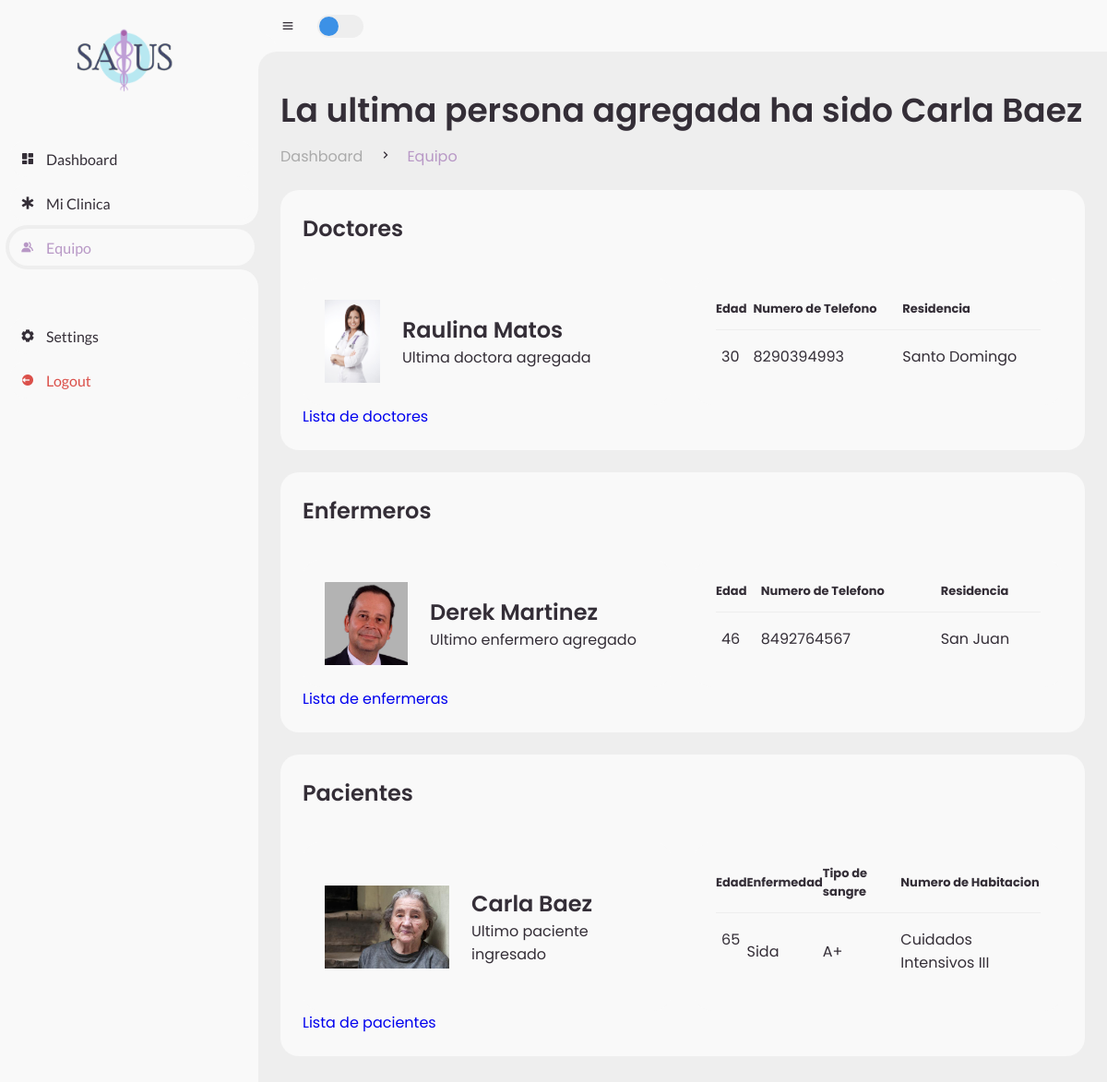
/salusApp/dashboard/equipo (signed in), run on the app's committed database.
### salusApp/models.py (models this page shows)
class Person(models.Model):
    first_name = models.CharField("Person's first name", max_length=30)
    last_name = models.CharField("Person's last name",max_length=30)
    photo = models.ImageField(blank=True, null=False, upload_to='salusApp/static/media/')
    age = models.IntegerField("Person's age")
    address = models.CharField("Person's address", max_length=100)
    sexoChoices = [
        ('M', "Masculino"),
        ('F', "Femenino")
    ]
    sex = models.CharField("Person's sex", choices=sexoChoices, max_length=1)
    phone = models.CharField("Person's phone", max_length=15)
    idNumber = models.CharField("Person's id", max_length=10) #Cedula
    isDoctor = models.BooleanField("Is this Person a doctor?")
    isNurse = models.BooleanField("Is this Person a nurse?")

class Patient(models.Model):
    person = models.ForeignKey(Person, on_delete=models.CASCADE)
    nurse = models.ForeignKey(Person, on_delete=models.DO_NOTHING, related_name="nurse")
    doctor = models.ForeignKey(Person, on_delete=models.DO_NOTHING, related_name="doctor")
    room = models.ForeignKey(Room, on_delete=models.DO_NOTHING)
    first_nameReference = models.CharField("Reference Person's first name", max_length=15)
    last_nameReference = models.CharField("Reference Person's last name", max_length=15)
    KinshipChoices = [
        ('H', "Esposo"), #H -> Husband
        ('A', "Amigo"),
        ('F', "Familiar")
    ]
    kinshipReference = models.CharField("Reference Person's kinshipness", choices=KinshipChoices, max_length=1)
    phone_reference = models.CharField("Reference person's phone number", max_length=15)
    bmi = models.FloatField("Person's BMI") #IMC
    weight_in_pounds = models.FloatField("Perons's Weight")
    height_in_meters = models.FloatField("Perons's Height")
    bloodTypes = [
        ('O+', 'O Positivo'),
        ('O-', 'O Negativo'),
        ('A+', 'A Positivo'),
        ('A-', 'A Negativo'),
        ('B+', 'B Positivo'),
        ('B-', 'B Negativo'),
        ('AB+','AB Positivo'),
        ('AB-','AB Negativo')
    ]
    bloodType = models.CharField(choices=bloodTypes, max_length=3)
    ars = models.CharField("Person's ARS type", max_length=15)
    join_date = models.DateField("Person's joining date")
    illness = models.CharField("Persons's illness", max_length=50)
    hospitalizationChoices = [
        ('U', "Urgente"),
        ('P', "Programado"),
        ('I', "Intrahospitalario")
    ]
    hospitalization = models.CharField("Patient's type of hospitalization", max_length=1, choices=hospitalizationChoices)

class Room(models.Model):
    roomName = models.CharField(max_length=30)
    isAvailable = models.BooleanField(default=True)

### salusApp/views.py (the view)
# urls.py: path('dashboard/equipo', views.dashboard_equipo, name='equipo'),
@login_required()
def dashboard_equipo(request):
    personas =  Person.objects.all()
    ultima_persona = personas[len(personas)-1] if personas else None
    nurses = Person.objects.filter(isNurse=True)
    ultima_nurse = nurses[len(nurses)-1] if nurses else None
    doctors = Person.objects.filter(isDoctor=True)
    ultimo_doc = doctors[len(doctors)-1] if doctors else None
    patients = Patient.objects.all()
    ultimo_paciente = patients[len(patients)-1] if patients else None
    context = {
        "nurse":ultima_nurse,
        "persona":ultima_persona,
        "doc":ultimo_doc,
        "paciente":ultimo_paciente
               }
    return render(request, 'salusApp/dashboard-equipo.html', context)

### salusApp/templates/salusApp/dashboard-equipo.html
{% extends 'salusApp/dashboard_base.html' %}
{% load static %}
{% block content %}
        <main>
            <div class="head-title">
                <div class="left">
                    {% if not persona %}
                    <h1>Parece que todos estan de vacaciones!</h1>
                    {% else %}
                    <h1>La ultima persona agregada ha sido {{ persona.first_name }} {{ persona.last_name }}</h1>
                    {% endif %}
                    <ul class="breadcrumb">
                        <li>
                            <a href="#">Dashboard</a>
                        </li>
                        <li><i class='bx bx-chevron-right'></i></li>
                        <li>
                            <a class="active" href="{% url 'equipo' %}">Equipo</a>
                        </li>
                    </ul>
                </div>
            </div>
            <div class="table-data">
                <div class="order">
                    <div class="head">
                        <h3>Doctores</h3>
                    </div>
                    {% if doc %}
                    <ul class="box-info">
                        <li>
                            <img src="{% static doc.photo.url %}" style="height: 90px;">
                            <span class="text">
                                <h3>{{doc.first_name}} {{doc.last_name}}</h3>
                                {% if doc.sex == 'M' %}
                                <p>Ultimo doctor agregado</p>
                                {% elif doc.sex == 'F' %}
                                <p>Ultima doctora agregada</p>
                                {% endif %}
                            </span>
                        </li>
                        <li>
                            <table>
                                <thead>
                                    <tr>
                                        <th>Edad</th>
                                        <th>Numero de Telefono</th>
                                        <th>Residencia</th>
                                    </tr>
                                </thead>
                                <tbody>
                                    <tr>
                                        <td>
                                            <p>{{doc.age}}</p>
                                        </td>
                                        <td>{{doc.phone}}</td>
                                        <td><span>{{doc.address}}</span></td>
                                    </tr>
                                </tbody>
                            </table>
                        </li>
                    </ul>
                    <a href="{% url 'doctores' %}">Lista de doctores</a>
                    {% else %}
                    <a href="{% url 'doctores-add' %}">Añadir doctor</a>
                    {% endif %}
                </div>
            </div>
            <div class="table-data">
                <div class="order">
                    <div class="head">
                        <h3>Enfermeros</h3>
                    </div>
                    {% if nurse %}
                    <ul class="box-info">
                        <li>
                            <img src="{% static nurse.photo.url %}" style="height: 90px;">
                            <span class="text">
                                <h3>{{nurse.first_name}} {{nurse.last_name}}</h3>
                                {% if nurse.sex == 'F' %}
                                    <p>Ultima enfermera agregada</p>
                                {% elif nurse.sex == 'M' %}
                                    <p>Ultimo enfermero agregado</p>
                                {% endif %}
                            </span>
                        </li>
                        <li>
                            <table>
                                <thead>
                                    <tr>
                                        <th>Edad</th>
                                        <th>Numero de Telefono</th>
                                        <th>Residencia</th>
                                    </tr>
                                </thead>
                                <tbody>
                                    <tr>
                                        <td>
                                            <p>{{nurse.age}}</p>
                                        </td>
                                        <td>{{nurse.phone}}</td>
                                        <td><span>{{nurse.address}}</span></td>
                                    </tr>
                                </tbody>
                            </table>
                        </li>
                    </ul>
                    <a href="{% url 'enfermeros' %}">Lista de enfermeras</a>
                    {% else %}
                    <a href="{% url 'enfermeros-add' %}">Añadir enfermero</a>
                    {% endif %}
                </div>
            </div>
            <div class="table-data">
                <div class="order">
                    <div class="head">
                        <h3>Pacientes</h3>
                    </div>
                    {% if paciente %}
                    <ul class="box-info">
                        <li>
                            <img src="{% static paciente.person.photo.url %}" style="height: 90px;">
                            <span class="text">
                                <h3>{{paciente.person.first_name}} {{paciente.person.last_name}}</h3>
                                <p>Ultimo paciente ingresado</p>
                            </span>
                        </li>
                        <li>
                            <table>
                                <thead>
                                    <tr>
                                        <th>Edad</th>
                                        <th>Enfermedad</th>
                                        <th>Tipo de sangre</th>
                                        <th>Numero de Habitacion</th>
                                    </tr>
                                </thead>
                                <tbody>
                                    <tr>
                                        <td>
                                            <p>{{paciente.person.age}}</p>
                                        </td>
                                        <td>{{paciente.illness}}</td>
                                        <td>{{paciente.bloodType}}</td>
                                        <td><span>{{paciente.room.roomName}}</span></td>
                                    </tr>
                                </tbody>
                            </table>
                        </li>
                    </ul>
                    <a href="{% url 'pacientes' %}">Lista de pacientes</a>
                    {% else %}
                    <a href="{% url 'pacientes-add' %}">Añadir paciente</a>
                    {% endif %}
                </div>
            </div>
        </main>
    </section>
{% endblock content %}

### salusApp/static/salusApp/css/dashboard.css (style rules this page uses)
* { margin: 0; padding: 0; box-sizing: border-box; }
a { text-decoration: none; }
li { list-style: none; }
:root { --poppins: 'Poppins', sans-serif; --lato: 'Lato', sans-serif; --light: #F9F9F9; --blue: #3C91E6; --light-blue: #CFE8FF; --grey: #eee; --dark-grey: #AAAAAA; --dark: #342E37; --red: #DB504A; --yellow: #FFCE26; --light-yellow: #FFF2C6; --orange: #FD7238; --light-orange: #FFE0D3; }
html { overflow-x: hidden; }
body { background: var(--grey); overflow-x: hidden; }
#content main { width: 100%; padding: 36px 24px; font-family: var(--poppins); max-height: calc(100vh - 56px); overflow-y: auto; }
#content main .head-title { display: flex; align-items: center; justify-content: space-between; grid-gap: 16px; flex-wrap: wrap; }
#content main .head-title .left h1 { font-size: 36px; font-weight: 600; margin-bottom: 10px; color: var(--dark); }
#content main .head-title .left .breadcrumb { display: flex; align-items: center; grid-gap: 16px; }
#content main .head-title .left .breadcrumb li { color: var(--dark); }
#content main .head-title .left .breadcrumb li a { color: var(--dark-grey); pointer-events: none; }
#content main .head-title .left .breadcrumb li a.active { color: #B898C6 !important; pointer-events: unset; }
#content main .box-info { display: grid; grid-template-columns: repeat(auto-fit, minmax(240px, 1fr)); grid-gap: 24px; margin-top: 36px; }
#content main .box-info li { padding: 24px; background: var(--light); border-radius: 20px; display: flex; align-items: center; grid-gap: 24px; }
#content main .box-info li .text h3 { font-size: 24px; font-weight: 600; color: var(--dark); }
#content main .box-info li .text p { color: var(--dark); }
#content main .table-data { display: flex; flex-wrap: wrap; grid-gap: 24px; margin-top: 24px; width: 100%; color: var(--dark); }
#content main .table-data>div { border-radius: 20px; background: var(--light); padding: 24px; overflow-x: auto; }
#content main .table-data .head { display: flex; align-items: center; grid-gap: 16px; margin-bottom: 24px; }
#content main .table-data .head h3 { margin-right: auto; font-size: 24px; font-weight: 600; }
#content main .table-data .order { flex-grow: 1; flex-basis: 500px; }
#content main .table-data .order table { width: 100%; border-collapse: collapse; }
#content main .table-data .order table th { padding-bottom: 12px; font-size: 13px; text-align: left; border-bottom: 1px solid var(--grey); }
#content main .table-data .order table td { padding: 16px 0; }
#content main .table-data .order table tr td:first-child { display: flex; align-items: center; grid-gap: 12px; padding-left: 6px; }

### data on the page
Person: first_name "Carla", last_name "Baez"
Person: photo (picture), first_name "Raulina", last_name "Matos", age "30", phone "8290394993", address "Santo Domingo"
Person: photo (picture), first_name "Derek", last_name "Martinez", age "46", phone "8492764567", address "San Juan"
Patient: person.photo (picture), person.first_name "Carla", person.last_name "Baez", person.age "65", illness "Sida", bloodType "A+", room.roomName "Cuidados Intensivos III"
